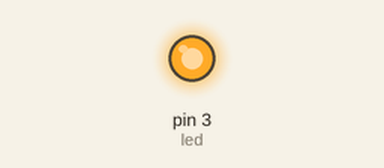
Bench run of a sketch on a simulated Arduino Uno, built with avr-gcc and run on an emulated ATmega328P. Shown: output pins drawn as LEDs (lit = HIGH).

Above: at 0.1 s.
Timing chart, 0 to 1.6 s (numbered marks = the images above):
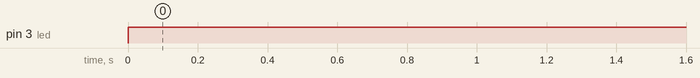

The sketch:

led.ino
```cpp
int led = 3;
int pwm = 255;

void setup() {
  pinMode(led, OUTPUT);
}

void loop() {
  analogWrite(led, pwm);
}
```

Measured:
- by itself, pin 3 (led): LOW → HIGH at 0.00 s
